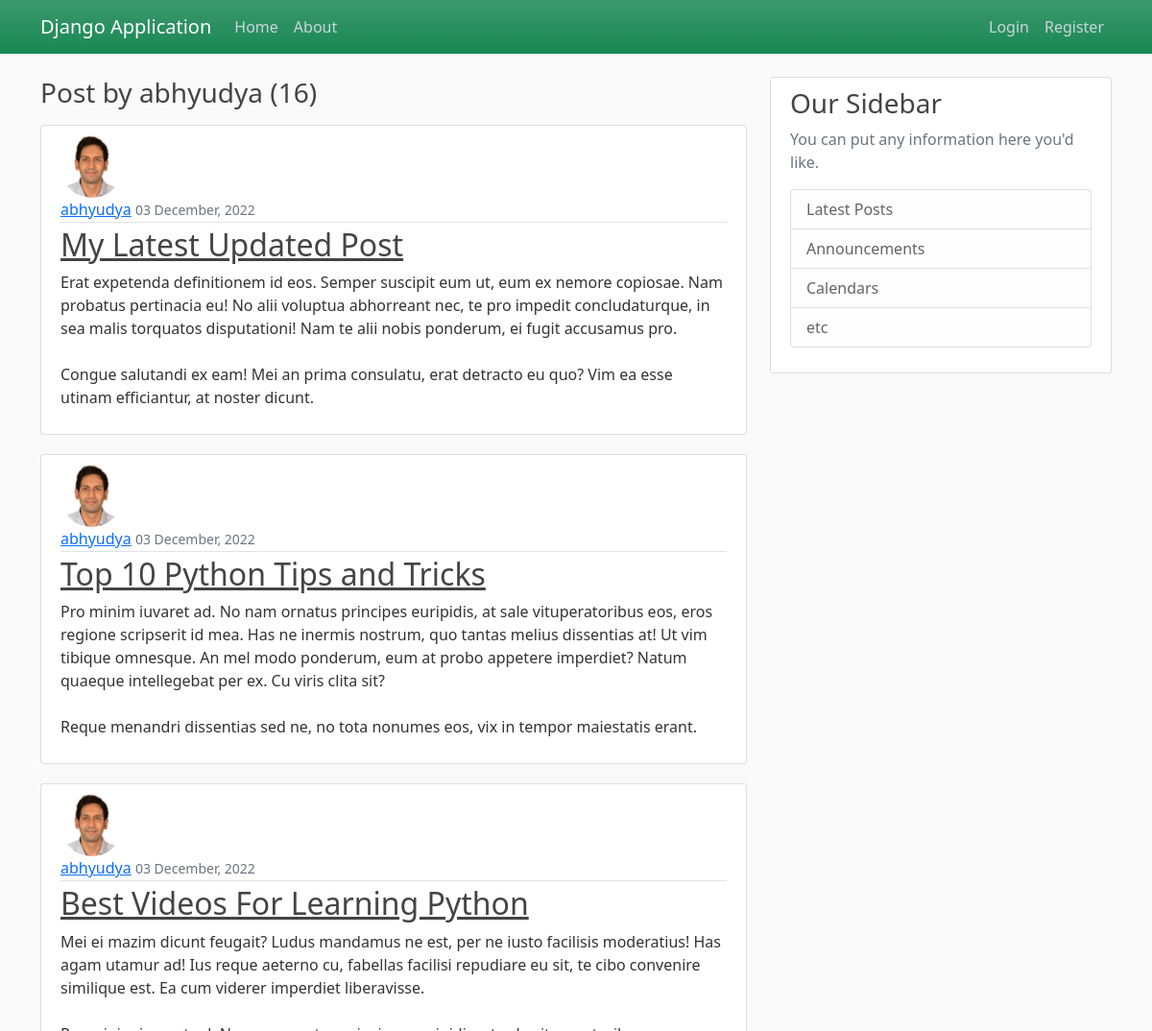
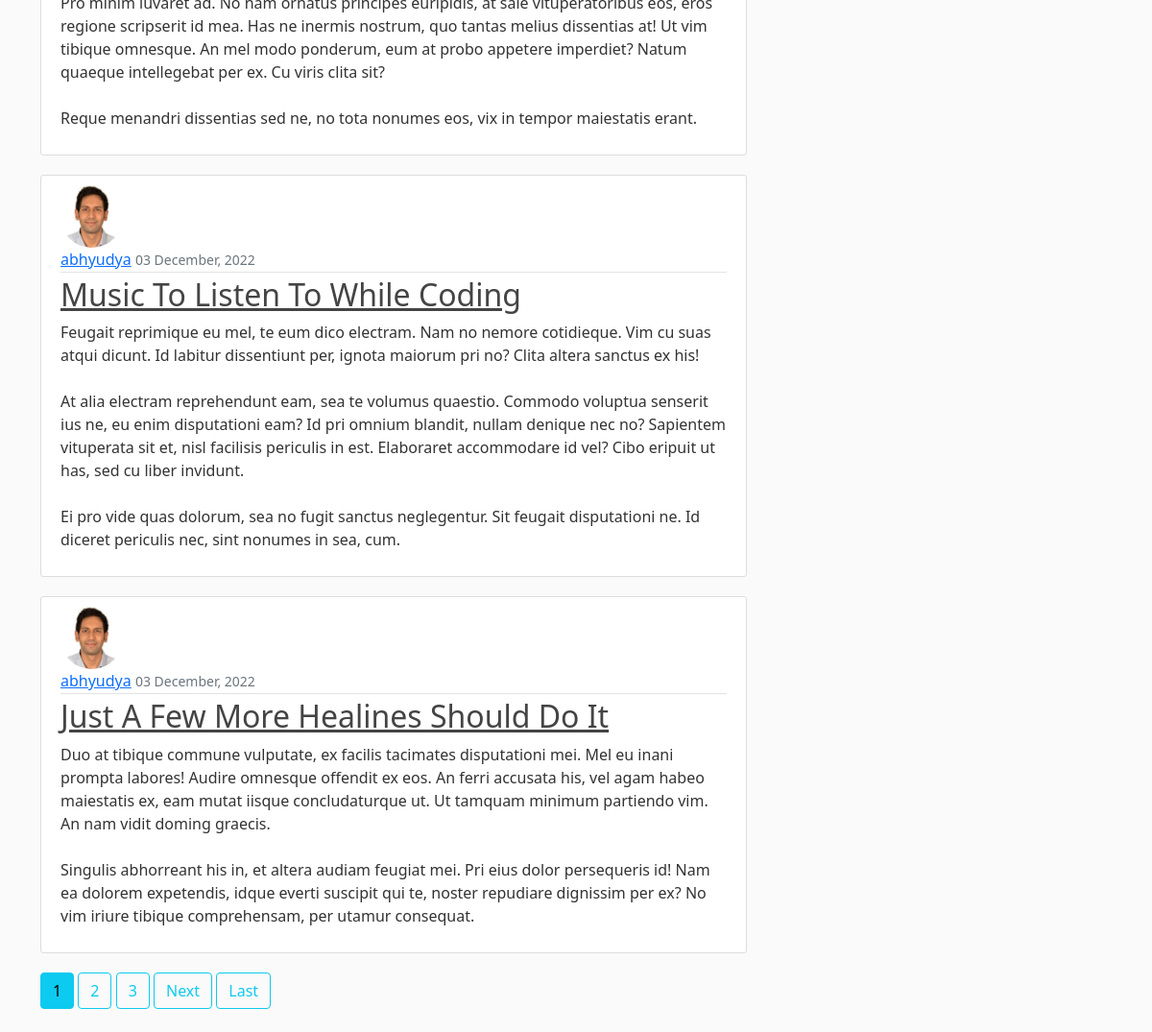
Page /user/abhyudya on the committed database (2 pictures, top to bottom).
### blog_app/models.py (models this page shows, shortened)
class Post(models.Model):
    title = models.CharField(max_length=100)
    content = models.TextField(max_length=1000)
    date_posted = models.DateTimeField(auto_now_add=True)
    author = models.ForeignKey(User, on_delete=models.CASCADE)

### user_app/models.py (models this page shows, shortened)
class Profile(models.Model):
    user = models.OneToOneField(User, on_delete=models.CASCADE)
    image = models.ImageField(default='default.jpg', upload_to='profile_pics')

### blog_app/views.py (the view)
# urls.py: path('user/<str:username>', UserPostListView.as_view(), name='user-posts'),
class UserPostListView(ListView):
    model = Post
    template_name = 'blog_app/user_posts.html'
    context_object_name = 'posts'
    ordering= ['-date_posted']
    paginate_by= 5
    def get_queryset(self):
        user = get_object_or_404(User, username=self.kwargs.get('username'))
        return  Post.objects.filter(author=user).order_by('-date_posted')

### blog_app/templates/blog_app/user_posts.html (shortened to what this page needs)
{% extends 'blog_app/base.html' %}
{% block content %}
    <h3 class="mb-3">Post by {{ view.kwargs.username }} ({{ page_obj.paginator.count }}) </h3>
    {% for post in posts %}
    <article class="media content-section">
      <img class="rounded-circle article-img" src="{{ post.author.profile.image.url }}" alt="author`s profile picture">
        <div class="media-body">
          <div class="article-metadata">
            <a class="mr-2" href="{% url 'user-posts' post.author.username %}">{{ post.author }}</a>
            <small class="text-muted">{{ post.date_posted|date:'d F, Y'}}</small>
          </div>
          <h2><a class="article-title" href="{% url 'post-detail' post.id %}">{{ post.title }}</a></h2>
          <p class="article-content">{{ post.content }}</p>
        </div>
    </article>
    {% endfor %}
    {% if is_paginated %}
      {% for num in page_obj.paginator.page_range %}
        {% if page_obj.number == num %}
          <a class="btn btn-info mb-4" href="?page={{ num }}">{{ num }}</a>
        {% elif num > page_obj.number|add:'-3' and num < page_obj.number|add:'3' %}
          <a class="btn btn-outline-info mb-4" href="?page={{ num }}">{{ num }}</a>
        {% endif %}
      {% endfor %}
      {% if page_obj.has_next %}
        <a class="btn btn-outline-info mb-4" href="?page={{ page_obj.next_page_number }}">Next</a>
        <a class="btn btn-outline-info mb-4" href="?page={{ page_obj.paginator.num_pages }}">Last</a>
      {% endif %}
    {% endif %}
{% endblock content %}

### blog_app/static/blog_app/main.css (style rules this page uses)
body { background: #fafafa; color: #333333; margin-top: 5rem; }
h1, h2, h3, h4, h5, h6 { color: #444444; }
.content-section { background: #ffffff; padding: 10px 20px; border: 1px solid #dddddd; border-radius: 3px; margin-bottom: 20px; }
.article-title { color: #444444; }
.article-content { white-space: pre-line; }
.article-img { height: 65px; width: 65px; margin-right: 16px; }
.article-metadata { padding-bottom: 1px; margin-bottom: 4px; border-bottom: 1px solid #e3e3e3 }

### rows in the picture
Post: author.profile.image (picture), author "abhyudya", date_posted "03 December, 2022", title "My Latest Updated Post", content "Erat expetenda definitionem id eos. Semper suscipit eum ut, eum ex nemore copiosae. Nam probatus pertinacia eu! No alii voluptua abhorreant nec, te pro impedit concludaturque, in sea malis torquatos disputationi! Nam te alii nobis ponderum, ei fugit accusamus pro. Congue salutandi ex eam! Mei an prima consulatu, erat detracto eu quo? Vim ea esse utinam efficiantur, at noster dicunt."
Post: author.profile.image (picture), author "abhyudya", date_posted "03 December, 2022", title "Top 10 Python Tips and Tricks", content "Pro minim iuvaret ad. No nam ornatus principes euripidis, at sale vituperatoribus eos, eros regione scripserit id mea. Has ne inermis nostrum, quo tantas melius dissentias at! Ut vim tibique omnesque. An mel modo ponderum, eum at probo appetere imperdiet? Natum quaeque intellegebat per ex. Cu viris clita sit? Reque menandri dissentias sed ne, no tota nonumes eos, vix in tempor maiestatis erant."
Post: author.profile.image (picture), author "abhyudya", date_posted "03 December, 2022", title "Best Videos For Learning Python", content "Mei ei mazim dicunt feugait? Ludus mandamus ne est, per ne iusto facilisis moderatius! Has agam utamur ad! Ius reque aeterno cu, fabellas facilisi repudiare eu sit, te cibo convenire similique est. Ea cum viderer imperdiet liberavisse. Pro minim iuvaret ad. No nam ornatus principes euripidis, at sale vituperatoribus eos, eros regione scripserit id mea. Has ne inermis nostrum, quo tantas melius dissentias at! Ut vim tibique omnesque. An mel modo ponderum, eum at probo appetere imperdiet? Natum quaeque intellegebat per ex. Cu viris clita sit? Reque menandri dissentias sed ne, no tota nonumes eos, vix in tempor maiestatis erant."
Post: author.profile.image (picture), author "abhyudya", date_posted "03 December, 2022", title "Music To Listen To While Coding", content "Feugait reprimique eu mel, te eum dico electram. Nam no nemore cotidieque. Vim cu suas atqui dicunt. Id labitur dissentiunt per, ignota maiorum pri no? Clita altera sanctus ex his! At alia electram reprehendunt eam, sea te volumus quaestio. Commodo voluptua senserit ius ne, eu enim disputationi eam? Id pri omnium blandit, nullam denique nec no? Sapientem vituperata sit et, nisl facilisis periculis in est. Elaboraret accommodare id vel? Cibo eripuit ut has, sed cu liber invidunt. Ei pro vide quas dolorum, sea no fugit sanctus neglegentur. Sit feugait disputationi ne. Id diceret periculis nec, sint nonumes in sea, cum."
Post: author.profile.image (picture), author "abhyudya", date_posted "03 December, 2022", title "Just A Few More Healines Should Do It", content "Duo at tibique commune vulputate, ex facilis tacimates disputationi mei. Mel eu inani prompta labores! Audire omnesque offendit ex eos. An ferri accusata his, vel agam habeo maiestatis ex, eam mutat iisque concludaturque ut. Ut tamquam minimum partiendo vim. An nam vidit doming graecis. Singulis abhorreant his in, et altera audiam feugiat mei. Pri eius dolor persequeris id! Nam ea dolorem expetendis, idque everti suscipit qui te, noster repudiare dignissim per ex? No vim iriure tibique comprehensam, per utamur consequat."

### other values in the picture
{{ view.kwargs.username }} "abhyudya"
{{ page_obj.paginator.count }} "16"
{{ num }} "1"
{{ num }} "2" "3"
